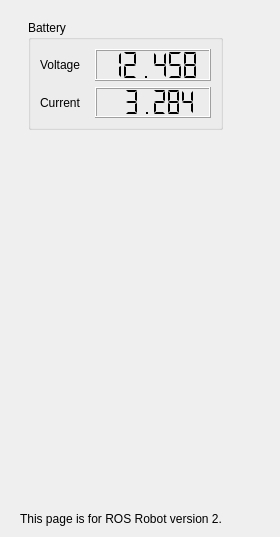
      <widget class="QWidget" name="powerTab">
       <attribute name="title">
        <string>Power</string>
       </attribute>
       <widget class="QGroupBox" name="batteryInfoBox">
        <property name="geometry">
         <rect>
          <x>28</x>
          <y>20</y>
          <width>195</width>
          <height>110</height>
         </rect>
        </property>
        <property name="title">
         <string>Battery</string>
        </property>
        <layout class="QHBoxLayout" name="horizontalLayout_12">
         <item>
          <layout class="QVBoxLayout" name="batteryInfoLabels">
           <item>
            <widget class="QLabel" name="batteryVoltageLabel">
             <property name="sizePolicy">
              <sizepolicy hsizetype="Minimum" vsizetype="Minimum">
               <horstretch>0</horstretch>
               <verstretch>0</verstretch>
              </sizepolicy>
             </property>
             <property name="text">
              <string>Voltage</string>
             </property>
            </widget>
           </item>
           <item>
            <widget class="QLabel" name="batteryCurrentLabel">
             <property name="sizePolicy">
              <sizepolicy hsizetype="Minimum" vsizetype="Minimum">
               <horstretch>0</horstretch>
               <verstretch>0</verstretch>
              </sizepolicy>
             </property>
             <property name="text">
              <string>Current</string>
             </property>
            </widget>
           </item>
          </layout>
         </item>
         <item>
          <spacer name="horizontalSpacer_21">
           <property name="orientation">
            <enum>Qt::Orientation::Horizontal</enum>
           </property>
           <property name="sizeType">
            <enum>QSizePolicy::Policy::Fixed</enum>
           </property>
           <property name="sizeHint" stdset="0">
            <size>
             <width>8</width>
             <height>20</height>
            </size>
           </property>
          </spacer>
         </item>
         <item>
          <layout class="QVBoxLayout" name="batteryInfoValues">
           <item>
            <widget class="QLCDNumber" name="batteryVoltageValue">
             <property name="sizePolicy">
              <sizepolicy hsizetype="Expanding" vsizetype="Expanding">
               <horstretch>0</horstretch>
               <verstretch>0</verstretch>
              </sizepolicy>
             </property>
             <property name="font">
              <font>
               <pointsize>11</pointsize>
              </font>
             </property>
             <property name="digitCount">
              <number>6</number>
             </property>
             <property name="segmentStyle">
              <enum>QLCDNumber::SegmentStyle::Flat</enum>
             </property>
             <property name="value" stdset="0">
              <double>12.458000000000000</double>
             </property>
            </widget>
           </item>
           <item>
            <widget class="QLCDNumber" name="batteryCurrentValue">
             <property name="sizePolicy">
              <sizepolicy hsizetype="Expanding" vsizetype="Expanding">
               <horstretch>0</horstretch>
               <verstretch>0</verstretch>
              </sizepolicy>
             </property>
             <property name="font">
              <font>
               <pointsize>11</pointsize>
              </font>
             </property>
             <property name="digitCount">
              <number>6</number>
             </property>
             <property name="segmentStyle">
              <enum>QLCDNumber::SegmentStyle::Flat</enum>
             </property>
             <property name="value" stdset="0">
              <double>3.284000000000000</double>
             </property>
            </widget>
           </item>
          </layout>
         </item>
        </layout>
       </widget>
       <widget class="QLabel" name="powerTabNote">
        <property name="geometry">
         <rect>
          <x>20</x>
          <y>510</y>
          <width>251</width>
          <height>18</height>
         </rect>
        </property>
        <property name="text">
         <string>This page is for ROS Robot version 2.</string>
        </property>
       </widget>
      </widget>
